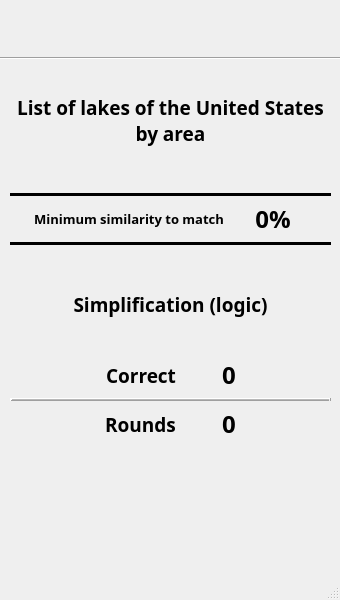
<?xml version="1.0" encoding="UTF-8"?>
<ui version="4.0">
 <class>MainWindow</class>
 <widget class="QMainWindow" name="MainWindow">
  <property name="geometry">
   <rect>
    <x>0</x>
    <y>0</y>
    <width>340</width>
    <height>600</height>
   </rect>
  </property>
  <property name="sizePolicy">
   <sizepolicy hsizetype="Fixed" vsizetype="Fixed">
    <horstretch>0</horstretch>
    <verstretch>0</verstretch>
   </sizepolicy>
  </property>
  <property name="minimumSize">
   <size>
    <width>340</width>
    <height>600</height>
   </size>
  </property>
  <property name="maximumSize">
   <size>
    <width>340</width>
    <height>600</height>
   </size>
  </property>
  <property name="windowTitle">
   <string>MainWindow</string>
  </property>
  <widget class="QWidget" name="centralwidget">
   <widget class="QStackedWidget" name="stackedWidget">
    <property name="geometry">
     <rect>
      <x>0</x>
      <y>60</y>
      <width>341</width>
      <height>511</height>
     </rect>
    </property>
    <property name="currentIndex">
     <number>2</number>
    </property>
    <widget class="QWidget" name="page">
     <widget class="QWidget" name="verticalLayoutWidget">
      <property name="geometry">
       <rect>
        <x>20</x>
        <y>0</y>
        <width>301</width>
        <height>111</height>
       </rect>
      </property>
      <layout class="QVBoxLayout" name="button_layout" stretch="0">
       <property name="topMargin">
        <number>0</number>
       </property>
       <property name="bottomMargin">
        <number>0</number>
       </property>
       <item>
        <widget class="QPushButton" name="matchmaker_button">
         <property name="minimumSize">
          <size>
           <width>295</width>
           <height>100</height>
          </size>
         </property>
         <property name="maximumSize">
          <size>
           <width>295</width>
           <height>100</height>
          </size>
         </property>
         <property name="focusPolicy">
          <enum>Qt::NoFocus</enum>
         </property>
         <property name="autoFillBackground">
          <bool>false</bool>
         </property>
         <property name="text">
          <string/>
         </property>
         <property name="icon">
          <iconset resource="assets.qrc">
           <normaloff>:/Main Menu/Matchmaker Menu.png</normaloff>:/Main Menu/Matchmaker Menu.png</iconset>
         </property>
         <property name="iconSize">
          <size>
           <width>304</width>
           <height>100</height>
          </size>
         </property>
         <property name="checkable">
          <bool>false</bool>
         </property>
         <property name="autoRepeatDelay">
          <number>300</number>
         </property>
         <property name="flat">
          <bool>true</bool>
         </property>
        </widget>
       </item>
      </layout>
     </widget>
    </widget>
    <widget class="QWidget" name="page_2">
     <widget class="QCheckBox" name="matchmaker_theme_check">
      <property name="geometry">
       <rect>
        <x>90</x>
        <y>20</y>
        <width>151</width>
        <height>31</height>
       </rect>
      </property>
      <property name="font">
       <font>
        <family>Script MT Bold</family>
        <pointsize>20</pointsize>
        <weight>75</weight>
        <italic>true</italic>
        <bold>true</bold>
       </font>
      </property>
      <property name="text">
       <string>RNC Mode</string>
      </property>
     </widget>
     <widget class="QScrollArea" name="scrollArea">
      <property name="geometry">
       <rect>
        <x>20</x>
        <y>260</y>
        <width>301</width>
        <height>231</height>
       </rect>
      </property>
      <property name="widgetResizable">
       <bool>true</bool>
      </property>
      <widget class="QWidget" name="scrollAreaWidgetContents">
       <property name="geometry">
        <rect>
         <x>0</x>
         <y>0</y>
         <width>282</width>
         <height>962</height>
        </rect>
       </property>
       <layout class="QVBoxLayout" name="verticalLayout_2">
        <property name="spacing">
         <number>16</number>
        </property>
        <item>
         <widget class="QPushButton" name="mmk_menu_start_10">
          <property name="minimumSize">
           <size>
            <width>0</width>
            <height>64</height>
           </size>
          </property>
          <property name="font">
           <font>
            <family>Arial</family>
            <pointsize>9</pointsize>
            <weight>75</weight>
            <bold>true</bold>
           </font>
          </property>
          <property name="text">
           <string>Login with Poob</string>
          </property>
          <property name="iconSize">
           <size>
            <width>48</width>
            <height>48</height>
           </size>
          </property>
         </widget>
        </item>
        <item>
         <widget class="QPushButton" name="mmk_menu_start_2">
          <property name="minimumSize">
           <size>
            <width>0</width>
            <height>64</height>
           </size>
          </property>
          <property name="font">
           <font>
            <family>Arial</family>
            <pointsize>9</pointsize>
            <weight>75</weight>
            <bold>true</bold>
           </font>
          </property>
          <property name="text">
           <string>Login with Sooble</string>
          </property>
          <property name="iconSize">
           <size>
            <width>48</width>
            <height>48</height>
           </size>
          </property>
         </widget>
        </item>
        <item>
         <widget class="QPushButton" name="mmk_menu_start_4">
          <property name="minimumSize">
           <size>
            <width>0</width>
            <height>64</height>
           </size>
          </property>
          <property name="font">
           <font>
            <family>Arial</family>
            <pointsize>9</pointsize>
            <weight>75</weight>
            <bold>true</bold>
           </font>
          </property>
          <property name="text">
           <string>Login with Truesmanic</string>
          </property>
          <property name="iconSize">
           <size>
            <width>48</width>
            <height>48</height>
           </size>
          </property>
         </widget>
        </item>
        <item>
         <widget class="QPushButton" name="mmk_menu_start_1">
          <property name="minimumSize">
           <size>
            <width>0</width>
            <height>64</height>
           </size>
          </property>
          <property name="font">
           <font>
            <family>Arial</family>
            <pointsize>9</pointsize>
            <weight>75</weight>
            <bold>true</bold>
           </font>
          </property>
          <property name="text">
           <string>Login with Plue</string>
          </property>
          <property name="iconSize">
           <size>
            <width>48</width>
            <height>48</height>
           </size>
          </property>
         </widget>
        </item>
        <item>
         <widget class="QPushButton" name="mmk_menu_start_0">
          <property name="minimumSize">
           <size>
            <width>0</width>
            <height>64</height>
           </size>
          </property>
          <property name="font">
           <font>
            <family>Arial</family>
            <pointsize>9</pointsize>
            <weight>75</weight>
            <bold>true</bold>
           </font>
          </property>
          <property name="text">
           <string>Login with Blooble</string>
          </property>
          <property name="iconSize">
           <size>
            <width>48</width>
            <height>48</height>
           </size>
          </property>
         </widget>
        </item>
        <item>
         <widget class="QPushButton" name="mmk_menu_start_3">
          <property name="minimumSize">
           <size>
            <width>0</width>
            <height>64</height>
           </size>
          </property>
          <property name="font">
           <font>
            <family>Arial</family>
            <pointsize>9</pointsize>
            <weight>75</weight>
            <bold>true</bold>
           </font>
          </property>
          <property name="text">
           <string>Login with Toobee</string>
          </property>
          <property name="iconSize">
           <size>
            <width>48</width>
            <height>48</height>
           </size>
          </property>
         </widget>
        </item>
        <item>
         <widget class="QPushButton" name="mmk_menu_start_5">
          <property name="minimumSize">
           <size>
            <width>0</width>
            <height>64</height>
           </size>
          </property>
          <property name="font">
           <font>
            <family>Arial</family>
            <pointsize>9</pointsize>
            <weight>75</weight>
            <bold>true</bold>
           </font>
          </property>
          <property name="text">
           <string>Login with DNA Sequence</string>
          </property>
          <property name="iconSize">
           <size>
            <width>48</width>
            <height>48</height>
           </size>
          </property>
         </widget>
        </item>
        <item>
         <widget class="QPushButton" name="mmk_menu_start_6">
          <property name="minimumSize">
           <size>
            <width>0</width>
            <height>64</height>
           </size>
          </property>
          <property name="font">
           <font>
            <family>Arial</family>
            <pointsize>9</pointsize>
            <weight>75</weight>
            <bold>true</bold>
           </font>
          </property>
          <property name="text">
           <string>Smog in with Clog</string>
          </property>
          <property name="iconSize">
           <size>
            <width>48</width>
            <height>48</height>
           </size>
          </property>
         </widget>
        </item>
        <item>
         <widget class="QPushButton" name="mmk_menu_start_7">
          <property name="minimumSize">
           <size>
            <width>0</width>
            <height>64</height>
           </size>
          </property>
          <property name="font">
           <font>
            <family>Arial</family>
            <pointsize>9</pointsize>
            <weight>75</weight>
            <bold>true</bold>
           </font>
          </property>
          <property name="text">
           <string>Log in with Google</string>
          </property>
          <property name="iconSize">
           <size>
            <width>48</width>
            <height>48</height>
           </size>
          </property>
         </widget>
        </item>
        <item>
         <widget class="QPushButton" name="mmk_menu_start_8">
          <property name="minimumSize">
           <size>
            <width>0</width>
            <height>64</height>
           </size>
          </property>
          <property name="font">
           <font>
            <family>Arial</family>
            <pointsize>9</pointsize>
            <weight>75</weight>
            <bold>true</bold>
           </font>
          </property>
          <property name="text">
           <string>Glob into Blob</string>
          </property>
          <property name="iconSize">
           <size>
            <width>48</width>
            <height>48</height>
           </size>
          </property>
         </widget>
        </item>
        <item>
         <widget class="QPushButton" name="mmk_menu_start_9">
          <property name="minimumSize">
           <size>
            <width>0</width>
            <height>64</height>
           </size>
          </property>
          <property name="font">
           <font>
            <family>Arial</family>
            <pointsize>9</pointsize>
            <weight>75</weight>
            <bold>true</bold>
           </font>
          </property>
          <property name="text">
           <string>Sign out with Apple Pay</string>
          </property>
          <property name="iconSize">
           <size>
            <width>48</width>
            <height>48</height>
           </size>
          </property>
         </widget>
        </item>
        <item>
         <widget class="QPushButton" name="mmk_menu_start_11">
          <property name="minimumSize">
           <size>
            <width>0</width>
            <height>64</height>
           </size>
          </property>
          <property name="font">
           <font>
            <family>Arial</family>
            <pointsize>9</pointsize>
            <weight>75</weight>
            <bold>true</bold>
           </font>
          </property>
          <property name="text">
           <string>Bark in with Dog</string>
          </property>
          <property name="iconSize">
           <size>
            <width>48</width>
            <height>48</height>
           </size>
          </property>
         </widget>
        </item>
       </layout>
      </widget>
     </widget>
     <widget class="QWidget" name="formLayoutWidget">
      <property name="geometry">
       <rect>
        <x>20</x>
        <y>60</y>
        <width>264</width>
        <height>178</height>
       </rect>
      </property>
      <layout class="QFormLayout" name="formLayout">
       <item row="0" column="0">
        <widget class="QLabel" name="label">
         <property name="font">
          <font>
           <family>Arial Rounded MT Bold</family>
           <pointsize>9</pointsize>
           <weight>50</weight>
           <bold>false</bold>
          </font>
         </property>
         <property name="text">
          <string>Username</string>
         </property>
        </widget>
       </item>
       <item row="0" column="1">
        <widget class="QLineEdit" name="lineEdit"/>
       </item>
       <item row="1" column="0">
        <widget class="QLabel" name="label_2">
         <property name="font">
          <font>
           <family>Arial Rounded MT Bold</family>
           <pointsize>9</pointsize>
           <weight>50</weight>
           <bold>false</bold>
          </font>
         </property>
         <property name="text">
          <string>Password</string>
         </property>
        </widget>
       </item>
       <item row="2" column="0">
        <widget class="QLabel" name="label_3">
         <property name="font">
          <font>
           <family>Arial Rounded MT Bold</family>
           <pointsize>9</pointsize>
           <weight>50</weight>
           <bold>false</bold>
          </font>
         </property>
         <property name="text">
          <string>Routing Number</string>
         </property>
        </widget>
       </item>
       <item row="3" column="0">
        <widget class="QLabel" name="label_4">
         <property name="font">
          <font>
           <family>Arial Rounded MT Bold</family>
           <pointsize>9</pointsize>
           <weight>50</weight>
           <bold>false</bold>
          </font>
         </property>
         <property name="text">
          <string>SSN</string>
         </property>
        </widget>
       </item>
       <item row="5" column="0">
        <widget class="QLabel" name="label_5">
         <property name="font">
          <font>
           <family>Arial Rounded MT Bold</family>
           <pointsize>9</pointsize>
           <weight>50</weight>
           <bold>false</bold>
          </font>
         </property>
         <property name="text">
          <string>DNA Sequence ID</string>
         </property>
        </widget>
       </item>
       <item row="4" column="0">
        <widget class="QLabel" name="label_6">
         <property name="font">
          <font>
           <family>Arial Rounded MT Bold</family>
           <pointsize>9</pointsize>
           <weight>50</weight>
           <bold>false</bold>
          </font>
         </property>
         <property name="text">
          <string>Hair Folicles</string>
         </property>
        </widget>
       </item>
       <item row="6" column="0">
        <widget class="QLabel" name="label_7">
         <property name="font">
          <font>
           <family>Arial Rounded MT Bold</family>
           <pointsize>9</pointsize>
           <weight>50</weight>
           <bold>false</bold>
          </font>
         </property>
         <property name="text">
          <string>Favorite Pizza</string>
         </property>
        </widget>
       </item>
       <item row="1" column="1">
        <widget class="QLineEdit" name="lineEdit_2"/>
       </item>
       <item row="2" column="1">
        <widget class="QLineEdit" name="lineEdit_3"/>
       </item>
       <item row="3" column="1">
        <widget class="QLineEdit" name="lineEdit_4"/>
       </item>
       <item row="4" column="1">
        <widget class="QLineEdit" name="lineEdit_5"/>
       </item>
       <item row="5" column="1">
        <widget class="QLineEdit" name="lineEdit_6"/>
       </item>
       <item row="6" column="1">
        <widget class="QLineEdit" name="lineEdit_7"/>
       </item>
      </layout>
     </widget>
    </widget>
    <widget class="QWidget" name="page_3">
     <widget class="QWidget" name="verticalLayoutWidget_2">
      <property name="geometry">
       <rect>
        <x>10</x>
        <y>0</y>
        <width>321</width>
        <height>381</height>
       </rect>
      </property>
      <layout class="QVBoxLayout" name="verticalLayout">
       <item>
        <spacer name="verticalSpacer_4">
         <property name="orientation">
          <enum>Qt::Vertical</enum>
         </property>
         <property name="sizeHint" stdset="0">
          <size>
           <width>20</width>
           <height>40</height>
          </size>
         </property>
        </spacer>
       </item>
       <item>
        <widget class="QLabel" name="mmk_a1">
         <property name="font">
          <font>
           <family>Arial Rounded MT Bold</family>
           <pointsize>14</pointsize>
           <weight>75</weight>
           <bold>true</bold>
          </font>
         </property>
         <property name="layoutDirection">
          <enum>Qt::LeftToRight</enum>
         </property>
         <property name="text">
          <string>List of lakes of the United States by area</string>
         </property>
         <property name="scaledContents">
          <bool>false</bool>
         </property>
         <property name="alignment">
          <set>Qt::AlignCenter</set>
         </property>
         <property name="wordWrap">
          <bool>true</bool>
         </property>
        </widget>
       </item>
       <item>
        <spacer name="verticalSpacer_2">
         <property name="orientation">
          <enum>Qt::Vertical</enum>
         </property>
         <property name="sizeType">
          <enum>QSizePolicy::Fixed</enum>
         </property>
         <property name="sizeHint" stdset="0">
          <size>
           <width>20</width>
           <height>40</height>
          </size>
         </property>
        </spacer>
       </item>
       <item>
        <widget class="Line" name="line_3">
         <property name="frameShadow">
          <enum>QFrame::Plain</enum>
         </property>
         <property name="lineWidth">
          <number>7</number>
         </property>
         <property name="orientation">
          <enum>Qt::Horizontal</enum>
         </property>
        </widget>
       </item>
       <item>
        <layout class="QHBoxLayout" name="horizontalLayout">
         <item>
          <spacer name="horizontalSpacer_3">
           <property name="orientation">
            <enum>Qt::Horizontal</enum>
           </property>
           <property name="sizeType">
            <enum>QSizePolicy::Maximum</enum>
           </property>
           <property name="sizeHint" stdset="0">
            <size>
             <width>40</width>
             <height>20</height>
            </size>
           </property>
          </spacer>
         </item>
         <item>
          <widget class="QLabel" name="label_10">
           <property name="font">
            <font>
             <family>Arial Black</family>
             <pointsize>10</pointsize>
             <weight>75</weight>
             <bold>true</bold>
            </font>
           </property>
           <property name="text">
            <string>Minimum similarity to match</string>
           </property>
           <property name="alignment">
            <set>Qt::AlignCenter</set>
           </property>
          </widget>
         </item>
         <item>
          <spacer name="horizontalSpacer">
           <property name="orientation">
            <enum>Qt::Horizontal</enum>
           </property>
           <property name="sizeHint" stdset="0">
            <size>
             <width>40</width>
             <height>20</height>
            </size>
           </property>
          </spacer>
         </item>
         <item>
          <widget class="QLabel" name="mmk_percent">
           <property name="font">
            <font>
             <family>Arial Black</family>
             <pointsize>18</pointsize>
             <weight>75</weight>
             <bold>true</bold>
            </font>
           </property>
           <property name="text">
            <string>0%</string>
           </property>
           <property name="alignment">
            <set>Qt::AlignCenter</set>
           </property>
          </widget>
         </item>
         <item>
          <spacer name="horizontalSpacer_2">
           <property name="orientation">
            <enum>Qt::Horizontal</enum>
           </property>
           <property name="sizeType">
            <enum>QSizePolicy::Minimum</enum>
           </property>
           <property name="sizeHint" stdset="0">
            <size>
             <width>40</width>
             <height>20</height>
            </size>
           </property>
          </spacer>
         </item>
        </layout>
       </item>
       <item>
        <widget class="Line" name="line_2">
         <property name="frameShadow">
          <enum>QFrame::Plain</enum>
         </property>
         <property name="lineWidth">
          <number>7</number>
         </property>
         <property name="orientation">
          <enum>Qt::Horizontal</enum>
         </property>
        </widget>
       </item>
       <item>
        <spacer name="verticalSpacer">
         <property name="orientation">
          <enum>Qt::Vertical</enum>
         </property>
         <property name="sizeType">
          <enum>QSizePolicy::Fixed</enum>
         </property>
         <property name="sizeHint" stdset="0">
          <size>
           <width>20</width>
           <height>40</height>
          </size>
         </property>
        </spacer>
       </item>
       <item>
        <widget class="QLabel" name="mmk_a2">
         <property name="font">
          <font>
           <family>Arial Rounded MT Bold</family>
           <pointsize>14</pointsize>
           <weight>75</weight>
           <bold>true</bold>
          </font>
         </property>
         <property name="text">
          <string>Simplification (logic)</string>
         </property>
         <property name="alignment">
          <set>Qt::AlignCenter</set>
         </property>
         <property name="wordWrap">
          <bool>true</bool>
         </property>
        </widget>
       </item>
       <item>
        <spacer name="verticalSpacer_3">
         <property name="orientation">
          <enum>Qt::Vertical</enum>
         </property>
         <property name="sizeHint" stdset="0">
          <size>
           <width>20</width>
           <height>40</height>
          </size>
         </property>
        </spacer>
       </item>
       <item>
        <layout class="QHBoxLayout" name="horizontalLayout_2">
         <item>
          <spacer name="horizontalSpacer_4">
           <property name="orientation">
            <enum>Qt::Horizontal</enum>
           </property>
           <property name="sizeHint" stdset="0">
            <size>
             <width>40</width>
             <height>20</height>
            </size>
           </property>
          </spacer>
         </item>
         <item>
          <widget class="QLabel" name="label_11">
           <property name="font">
            <font>
             <family>Arial Black</family>
             <pointsize>14</pointsize>
             <weight>75</weight>
             <bold>true</bold>
            </font>
           </property>
           <property name="text">
            <string>Correct</string>
           </property>
           <property name="alignment">
            <set>Qt::AlignCenter</set>
           </property>
          </widget>
         </item>
         <item>
          <spacer name="horizontalSpacer_8">
           <property name="orientation">
            <enum>Qt::Horizontal</enum>
           </property>
           <property name="sizeType">
            <enum>QSizePolicy::Minimum</enum>
           </property>
           <property name="sizeHint" stdset="0">
            <size>
             <width>40</width>
             <height>20</height>
            </size>
           </property>
          </spacer>
         </item>
         <item>
          <widget class="QLabel" name="mmk_win_count">
           <property name="font">
            <font>
             <family>Arial Black</family>
             <pointsize>18</pointsize>
             <weight>75</weight>
             <bold>true</bold>
            </font>
           </property>
           <property name="text">
            <string>0</string>
           </property>
           <property name="alignment">
            <set>Qt::AlignCenter</set>
           </property>
          </widget>
         </item>
         <item>
          <spacer name="horizontalSpacer_5">
           <property name="orientation">
            <enum>Qt::Horizontal</enum>
           </property>
           <property name="sizeHint" stdset="0">
            <size>
             <width>40</width>
             <height>20</height>
            </size>
           </property>
          </spacer>
         </item>
        </layout>
       </item>
       <item>
        <widget class="Line" name="line_6">
         <property name="font">
          <font>
           <pointsize>8</pointsize>
          </font>
         </property>
         <property name="frameShadow">
          <enum>QFrame::Raised</enum>
         </property>
         <property name="lineWidth">
          <number>2</number>
         </property>
         <property name="midLineWidth">
          <number>1</number>
         </property>
         <property name="orientation">
          <enum>Qt::Horizontal</enum>
         </property>
        </widget>
       </item>
       <item>
        <layout class="QHBoxLayout" name="horizontalLayout_3">
         <item>
          <spacer name="horizontalSpacer_6">
           <property name="orientation">
            <enum>Qt::Horizontal</enum>
           </property>
           <property name="sizeHint" stdset="0">
            <size>
             <width>40</width>
             <height>20</height>
            </size>
           </property>
          </spacer>
         </item>
         <item>
          <widget class="QLabel" name="label_12">
           <property name="font">
            <font>
             <family>Arial Black</family>
             <pointsize>14</pointsize>
             <weight>75</weight>
             <bold>true</bold>
            </font>
           </property>
           <property name="text">
            <string>Rounds</string>
           </property>
           <property name="alignment">
            <set>Qt::AlignCenter</set>
           </property>
          </widget>
         </item>
         <item>
          <spacer name="horizontalSpacer_9">
           <property name="orientation">
            <enum>Qt::Horizontal</enum>
           </property>
           <property name="sizeType">
            <enum>QSizePolicy::Minimum</enum>
           </property>
           <property name="sizeHint" stdset="0">
            <size>
             <width>40</width>
             <height>20</height>
            </size>
           </property>
          </spacer>
         </item>
         <item>
          <widget class="QLabel" name="mmk_total_count">
           <property name="font">
            <font>
             <family>Arial Black</family>
             <pointsize>18</pointsize>
             <weight>75</weight>
             <bold>true</bold>
            </font>
           </property>
           <property name="text">
            <string>0</string>
           </property>
           <property name="alignment">
            <set>Qt::AlignCenter</set>
           </property>
          </widget>
         </item>
         <item>
          <spacer name="horizontalSpacer_7">
           <property name="orientation">
            <enum>Qt::Horizontal</enum>
           </property>
           <property name="sizeHint" stdset="0">
            <size>
             <width>40</width>
             <height>20</height>
            </size>
           </property>
          </spacer>
         </item>
        </layout>
       </item>
      </layout>
     </widget>
     <widget class="QPushButton" name="mmk_bad">
      <property name="geometry">
       <rect>
        <x>90</x>
        <y>400</y>
        <width>80</width>
        <height>88</height>
       </rect>
      </property>
      <property name="minimumSize">
       <size>
        <width>80</width>
        <height>80</height>
       </size>
      </property>
      <property name="maximumSize">
       <size>
        <width>80</width>
        <height>16777215</height>
       </size>
      </property>
      <property name="text">
       <string/>
      </property>
      <property name="icon">
       <iconset resource="assets.qrc">
        <normaloff>:/Main Menu/X Button.png</normaloff>:/Main Menu/X Button.png</iconset>
      </property>
      <property name="iconSize">
       <size>
        <width>80</width>
        <height>80</height>
       </size>
      </property>
      <property name="flat">
       <bool>true</bool>
      </property>
     </widget>
     <widget class="QPushButton" name="mmk_good">
      <property name="geometry">
       <rect>
        <x>170</x>
        <y>400</y>
        <width>80</width>
        <height>88</height>
       </rect>
      </property>
      <property name="minimumSize">
       <size>
        <width>80</width>
        <height>80</height>
       </size>
      </property>
      <property name="maximumSize">
       <size>
        <width>80</width>
        <height>16777215</height>
       </size>
      </property>
      <property name="text">
       <string/>
      </property>
      <property name="icon">
       <iconset resource="assets.qrc">
        <normaloff>:/Main Menu/Heart Button.png</normaloff>:/Main Menu/Heart Button.png</iconset>
      </property>
      <property name="iconSize">
       <size>
        <width>80</width>
        <height>80</height>
       </size>
      </property>
      <property name="flat">
       <bool>true</bool>
      </property>
     </widget>
     <widget class="QPushButton" name="mmk_skip">
      <property name="geometry">
       <rect>
        <x>40</x>
        <y>390</y>
        <width>60</width>
        <height>60</height>
       </rect>
      </property>
      <property name="text">
       <string/>
      </property>
      <property name="icon">
       <iconset resource="assets.qrc">
        <normaloff>:/Main Menu/Skip Button.png</normaloff>:/Main Menu/Skip Button.png</iconset>
      </property>
      <property name="iconSize">
       <size>
        <width>60</width>
        <height>60</height>
       </size>
      </property>
      <property name="flat">
       <bool>true</bool>
      </property>
     </widget>
     <widget class="QPushButton" name="mmk_help">
      <property name="geometry">
       <rect>
        <x>240</x>
        <y>390</y>
        <width>60</width>
        <height>60</height>
       </rect>
      </property>
      <property name="text">
       <string/>
      </property>
      <property name="icon">
       <iconset resource="assets.qrc">
        <normaloff>:/Main Menu/Info Question Button.png</normaloff>:/Main Menu/Info Question Button.png</iconset>
      </property>
      <property name="iconSize">
       <size>
        <width>60</width>
        <height>60</height>
       </size>
      </property>
      <property name="flat">
       <bool>true</bool>
      </property>
     </widget>
    </widget>
   </widget>
   <widget class="QLabel" name="logo_label">
    <property name="geometry">
     <rect>
      <x>70</x>
      <y>0</y>
      <width>221</width>
      <height>71</height>
     </rect>
    </property>
    <property name="text">
     <string/>
    </property>
    <property name="pixmap">
     <pixmap resource="assets.qrc">:/Main Menu/Finder.png</pixmap>
    </property>
    <property name="scaledContents">
     <bool>true</bool>
    </property>
   </widget>
   <widget class="Line" name="line">
    <property name="geometry">
     <rect>
      <x>0</x>
      <y>50</y>
      <width>341</width>
      <height>16</height>
     </rect>
    </property>
    <property name="orientation">
     <enum>Qt::Horizontal</enum>
    </property>
   </widget>
   <widget class="QPushButton" name="menu_back">
    <property name="geometry">
     <rect>
      <x>20</x>
      <y>10</y>
      <width>40</width>
      <height>40</height>
     </rect>
    </property>
    <property name="text">
     <string/>
    </property>
    <property name="icon">
     <iconset resource="assets.qrc">
      <normaloff>:/Main Menu/Arrow.png</normaloff>:/Main Menu/Arrow.png</iconset>
    </property>
    <property name="iconSize">
     <size>
      <width>40</width>
      <height>40</height>
     </size>
    </property>
    <property name="flat">
     <bool>true</bool>
    </property>
   </widget>
  </widget>
  <widget class="QMenuBar" name="menubar">
   <property name="geometry">
    <rect>
     <x>0</x>
     <y>0</y>
     <width>340</width>
     <height>21</height>
    </rect>
   </property>
  </widget>
  <widget class="QStatusBar" name="statusbar"/>
 </widget>
 <resources>
  <include location="assets.qrc"/>
 </resources>
 <connections/>
</ui>
